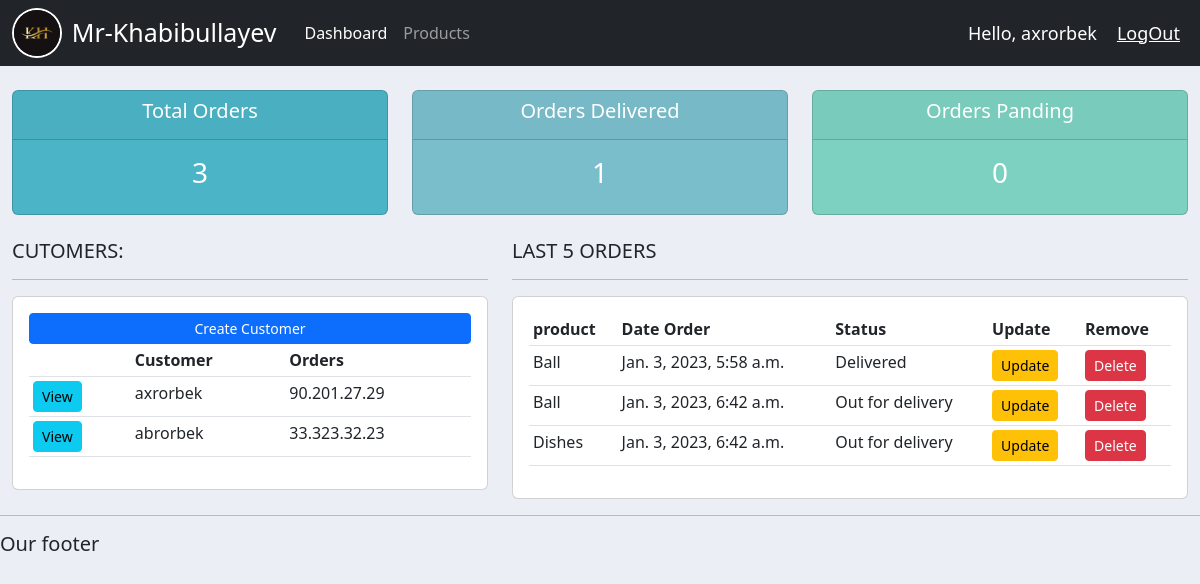
Page / (signed in) on the earlier database version.
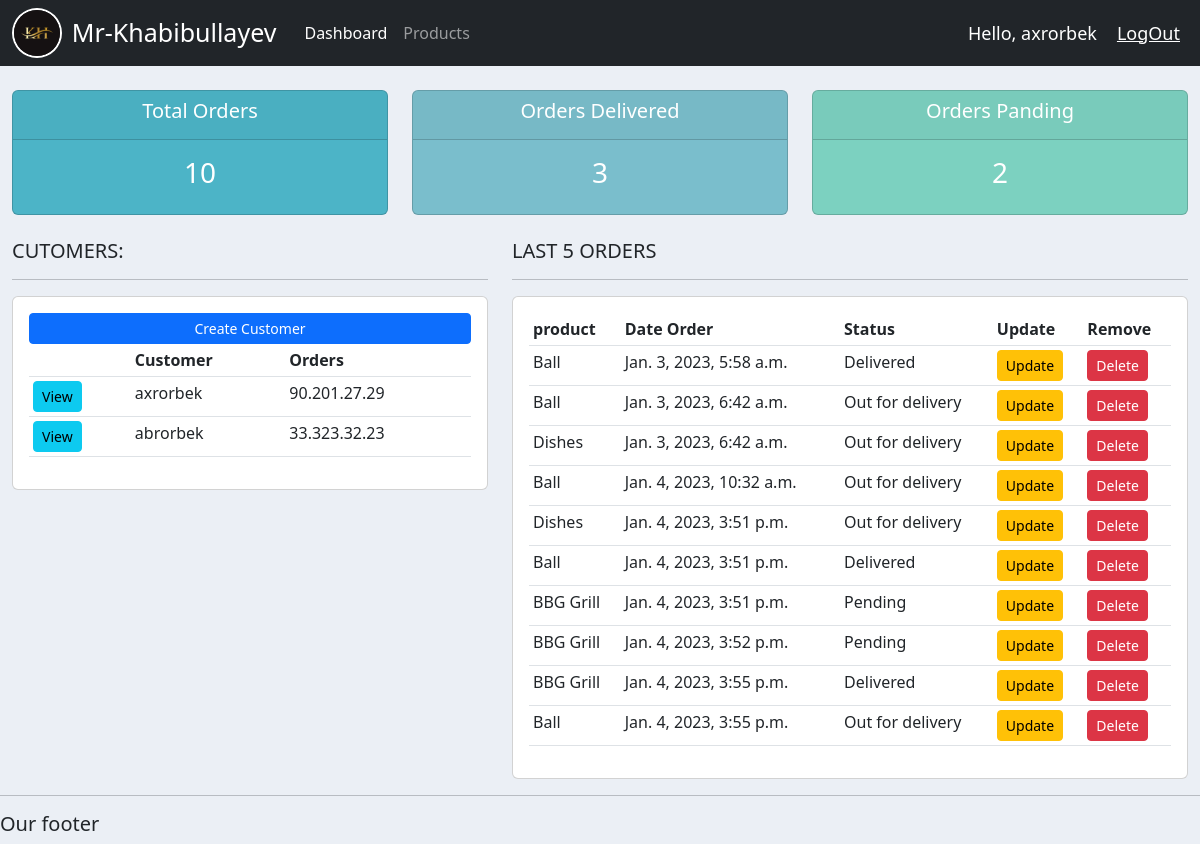
Same page on the later database version.
### accounts/models.py (models this page shows, shortened)
class Customer(models.Model):
    name = models.CharField(max_length=200,null=True)
    phone = models.CharField(max_length=200,null=True)
    email = models.CharField(max_length=200,null=True)
    date_created = models.DateTimeField(auto_now_add=True,null=True)

class Order(models.Model):
    STATUS = (
        ('Pending','Pending'),
        ('Out for delivery','Out for delivery'),
        ('Delivered','Delivered')
    )
    customer = models.ForeignKey(Customer,null=True, on_delete=models.SET_NULL)
    product = models.ForeignKey(Product,null=True, on_delete=models.SET_NULL)
    date_created = models.DateTimeField(auto_now_add=True,null=True)
    status = models.CharField(max_length=200,null=True,choices=STATUS)
    note =  models.CharField(max_length=1000,null=True,)

class Product(models.Model):
    CATEGORY = (
        ('Indoor','Indoor'),
        ('Out Door','Out Door')
    )
    name = models.CharField(max_length=200,null=True)
    price = models.FloatField(null=True)
    category = models.CharField(max_length=200,null=True , choices=CATEGORY)
    description = models.CharField(max_length=200,null=True,blank=True)
    date_created = models.DateTimeField(auto_now_add=True,null=True)
    tag = models.ManyToManyField(Tag)
    def __str__(self):
        return self.name

### accounts/views.py (the view)
# urls.py: path('',home,name='home'),
@login_required(login_url='login')
def home(request):
    orders = Order.objects.all()
    customers = Customer.objects.all()
    total_customers = customers.count()
    total_orders = orders.count()
    delivered = orders.filter(status='Delivered').count()
    pending = orders.filter(status='Pending').count()
    context = {
        'orders': orders,
        'customers': customers,
        'total_orders':total_orders,
        'delivered':delivered,
        'pending':pending,
        }
    return render(request , 'accounts/dashboard.html',context)

### accounts/templates/accounts/dashboard.html
{% extends 'accounts/main.html' %}
{% block content %}
{% include 'accounts/status.html' %}
<br>
<div class="row">
    <div class="col-md-5">
        <h5>CUTOMERS:</h5>
        <hr>
        <div class="card card-body">
            <a href="" class="btn btn-primary btn-sm btn-block" >Create Customer</a>
            <table class="table table-sm">
                <tr>
                    <th></th>
                    <th>Customer</th>
                    <th>Orders</th>
                </tr>
                {% for customer in customers %}
                <tr>
                    <td>
                        <a class="btn btn-sm btn-info" href="{% url 'customer' customer.id %}">View</a>
                    </td>
                    <td>{{customer.name}}</td>
                    <td>{{customer.phone}}</td>
                </tr>
                {% endfor %}
            </table>
        </div>
    </div>
    <div class="col-md-7">
        <h5>LAST 5 ORDERS</h5>
        <hr>
        <div class="card card-body">
            <table class="table table-sm">
                <tr>
                    <th>product</th>
                    <th>Date Order</th>
                    <th>Status</th>
                    <th>Update</th>
                    <th>Remove</th>
                </tr>
                {% for order in orders %}
                <tr>
                    <td>{{order.product}}</td>
                    <td>{{order.date_created}}</td>
                    <td>{{order.status}}</td>
                    <td>
                        <a class="btn btn-sm btn-warning" href="{% url 'update_order'  order.id %}">Update</a>
                    </td>
                    <td>
                        <a class="btn btn-sm btn-danger" href="{% url 'delete_order'  order.id %}">Delete</a>
                    </td>
                </tr>
                {% endfor %}
            </table>
        </div>
    </div>
</div>
{% endblock content %}

### accounts/templates/accounts/main.html (shortened to what this page needs)
{% load static %}
<!DOCTYPE html>
<html lang="en">
<head>
    <link href="https://cdn.jsdelivr.net/npm/bootstrap@5.3.0-alpha1/dist/css/bootstrap.min.css" rel="stylesheet"
>
    <link rel="stylesheet" href="{% static '/css/main.css'%}">
</head>
<body>
    {% include 'accounts/navbar.html' %}
    <div class="container-fluid">
        {% block content %}
        {% endblock content %}
    </div>
    <hr>
    <h5>Our footer</h5>
</body>
</html>

### accounts/templates/accounts/navbar.html (shortened to what this page needs)
{% load static %}
<nav class="navbar navbar-expand-lg navbar-dark bg-dark">
    <div class="container-fluid">
        <img height="50px" style="border: 2px solid white; border-radius:50%" src="{% static 'img/logo.jpg' %}" alt="">
        <span style="color: white;font-size:25px; margin:0px 20px 0px 10px">Mr-Khabibullayev</span>
        <div class="collapse navbar-collapse" id="navbarNav">
            <ul class="navbar-nav">
                <li class="nav-item">
                    <a class="nav-link active" aria-current="page" href="{% url 'home' %}">Dashboard</a>
                </li>
                <li class="nav-item">
                    <a class="nav-link" href="{% url 'products' %}">Products</a>
                </li>
            </ul>
        </div>
    </div>
    <span class="hello-msg">Hello,&nbsp;{{request.user}}</span>
    <span>
        <a class="hello-msg" href="{% url 'logout' %}">LogOut</a>
    </span>
</nav>

### accounts/templates/accounts/status.html
<br>
<div class="row">
    <div class="col">
        <div class="col-md">
            <div class="card text-center text-white md-3" id="total-orders">
                <div class="card-header">
                    <h5 class="card-title">Total Orders</h5>
                </div>
                <div class="card-body">
                    <h3 class="card-title">{{total_orders}}</h3>
                </div>
            </div>
        </div>
    </div>
    <div class="col">
        <div class="col-md">
            <div class="card text-center text-white md-3" id="orders-delivered">
                <div class="card-header">
                    <h5 class="card-title">Orders Delivered</h5>
                </div>
                <div class="card-body">
                    <h3 class="card-title">{{delivered}}</h3>
                </div>
            </div>
        </div>
    </div>
    <div class="col">
        <div class="col-md">
            <div class="card text-center text-white md-3" id="orders-pending">
                <div class="card-header">
                    <h5 class="card-title">Orders Panding</h5>
                </div>
                <div class="card-body">
                    <h3 class="card-title">{{pending}}</h3>
                </div>
            </div>
        </div>
    </div>
</div>

### static/css/main.css (style rules this page uses)
body { background-color: #ebeff5; }
#total-orders { background-color: #4cb4c7; }
#orders-delivered { background-color: #7abecc; }
#orders-pending { background-color: #7cd1c0; }

### accounts/templates/accounts/navbar.html (style rules this page uses)
.hello-msg { font-size: 18px; color: #fff; margin-right: 20px; }

Differences in the rows shown:
added Order: product "Ball", date_created "Jan. 4, 2023, 10:32 a.m.", status "Out for delivery"
added Order: product "Dishes", date_created "Jan. 4, 2023, 3:51 p.m.", status "Out for delivery"
added Order: product "Ball", date_created "Jan. 4, 2023, 3:51 p.m.", status "Delivered"
added Order: product "BBG Grill", date_created "Jan. 4, 2023, 3:51 p.m.", status "Pending"
added Order: product "BBG Grill", date_created "Jan. 4, 2023, 3:52 p.m.", status "Pending"
added Order: product "BBG Grill", date_created "Jan. 4, 2023, 3:55 p.m.", status "Delivered"
added Order: product "Ball", date_created "Jan. 4, 2023, 3:55 p.m.", status "Out for delivery"
Other differences:
{{ total_orders }}: "3" → "10"
{{ delivered }}: "1" → "3"
{{ pending }}: "0" → "2"
